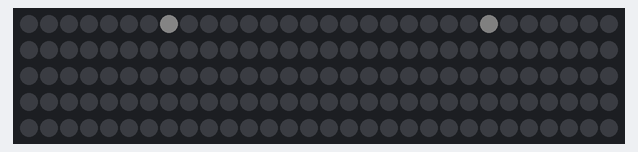
Bench run of a sketch on a simulated Arduino Uno, built with avr-gcc and run on an emulated ATmega328P. Parts: 150 RGB LEDs in strip order, left to right, continuing on the next row. Dim RGB values are drawn brighter than linear; colours are those a GRB WS2812 strip shows for the declared byte order; random numbers use the default seed unless the sketch sets one; what the sketch prints to the serial monitor is not drawn.

Above: at 2.06 s.
At 6.76 s:
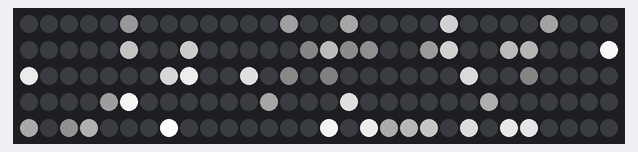
At 11.45 s:
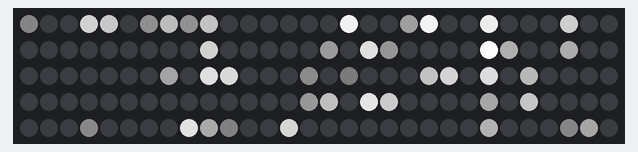
At 20.95 s:
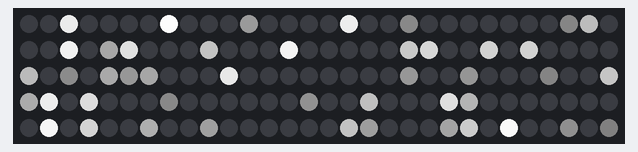
At 30.44 s:
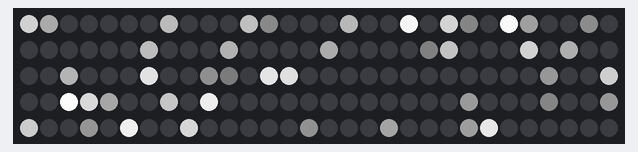
At 39.94 s:
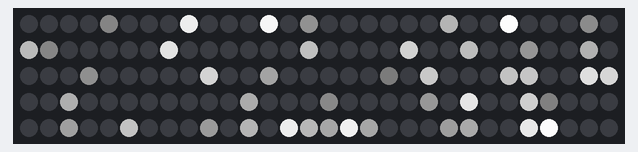

The sketch:

firefly.ino
```cpp
/**
 * Made by Steven Smethurst.
 * Last updated: Dec 14th, 2015
 * This is part of the FireFly installtion
 */


#include "FastLED.h"

// How many leds are in the strip?
#define NUM_LEDS_PER_STRIP 30*5
#define NUM_STRIP           1
#define NUM_LEDS            NUM_LEDS_PER_STRIP*NUM_STRIP

// Data pin that led data will be written out over
#define DATA_PIN 6

#define SETTING_RISING_RATE             5
#define SETTING_FALLING_RATE           25
#define SETTING_MAX_BRIGHTNESS        255
#define SETTING_STARTING_BRIGHTNESS    30
#define SETTING_TIMER_CREATION         40
#define SETTING_TIMER_FRAMES           40
#define SETTING_SATURATION            0 // Set to 0 for white leds, or 255 for full color.

#define LED_STATE_OFF      0
#define LED_STATE_RISING   1
#define LED_STATE_FALLING  2

class CFireFliesLEDs
{
  public:

    unsigned char hue;
    unsigned char brightness;
    unsigned char state;

    CFireFliesLEDs() {
      state = LED_STATE_OFF ;
    }

    void activate() {
      this->hue = random( 255 ) ;
      this->brightness = SETTING_STARTING_BRIGHTNESS ;
      this->state = LED_STATE_RISING ;
    }
    void debug() {
      // Serial.println("HUE["+ String( this->hue, DEC ) + "], Brightness["+ String( this->brightness, DEC ) + "], state[" + String(this->state, DEC) + "]" );
    }
    CHSV tick() {
      switch( state ) {
        default :
        case LED_STATE_OFF: {
          brightness = 0 ;
          break ; // Do nothing
        }
        case LED_STATE_RISING: {
          if( brightness + SETTING_RISING_RATE >= SETTING_MAX_BRIGHTNESS ) {
            state = LED_STATE_FALLING ;
            debug();
            break ;
          }
          brightness += SETTING_RISING_RATE ;
          debug();
          break ;
        }
        case LED_STATE_FALLING: {
          if( brightness - SETTING_FALLING_RATE <= 0 ) {
            state = LED_STATE_OFF ;
            brightness = 0 ;
            debug();
            break ;
          }
          brightness -= SETTING_FALLING_RATE ;
          debug();
          break ;
        }
      }
      return CHSV ( hue, SETTING_SATURATION, brightness ) ;
    }
};


// This is an array of leds.  One item for each led in your strip.
CRGB            leds[NUM_LEDS];
CFireFliesLEDs  ledFireFly[NUM_LEDS];

void setup() {
  Serial.begin(115200);

  // sanity check delay - allows reprogramming if accidently blowing power w/leds
    delay(2000);
    FastLED.addLeds<WS2812B, DATA_PIN+0, RGB>(leds, NUM_LEDS_PER_STRIP);
    //FastLED.addLeds<WS2812B, DATA_PIN+1, RGB>(leds+NUM_LEDS_PER_STRIP*1, NUM_LEDS_PER_STRIP);
    //FastLED.addLeds<WS2812B, DATA_PIN+2, RGB>(leds+NUM_LEDS_PER_STRIP*2, NUM_LEDS_PER_STRIP);
    //FastLED.addLeds<WS2812B, DATA_PIN+3, RGB>(leds+NUM_LEDS_PER_STRIP*3, NUM_LEDS_PER_STRIP);


    Serial.println("Starting...");
}

void loop() {
  // Every n seconds start a new led
  static unsigned long timeout = 0 ;
  if( timeout < millis() ) {
    timeout = millis() + SETTING_TIMER_CREATION ;
    ledFireFly[ random( NUM_LEDS ) ].activate();
  }

  for( unsigned short offset = 0 ; offset < NUM_LEDS ; offset++ ) {
    leds[offset] = ledFireFly[ offset ].tick() ;
  }
  FastLED.show();

  // Wait a little bit
  delay(SETTING_TIMER_FRAMES);
  return ;
}
```
